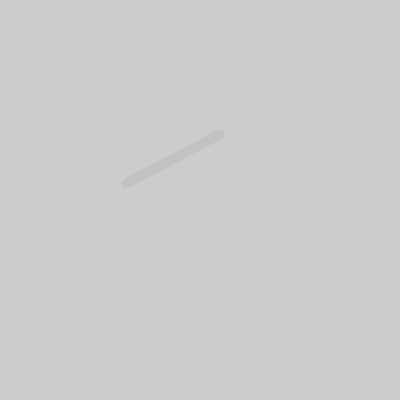
Frame 1 (no input)
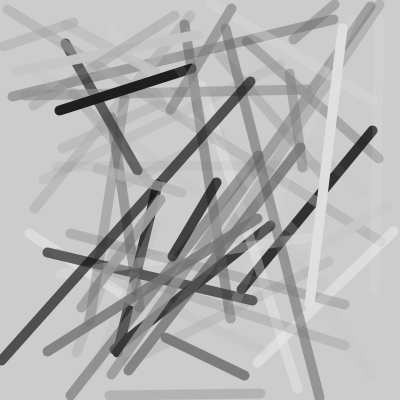
Frame 60 (the mouse pressed at the canvas centre just before this capture)
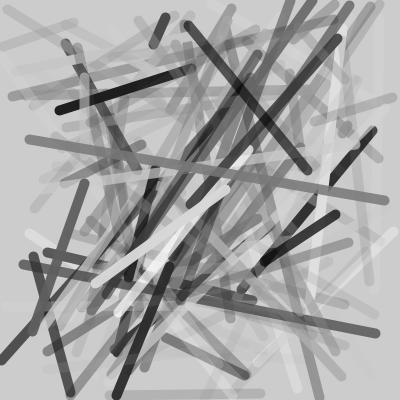
Frame 120 (the mouse held since frame 60 and released just before this capture)

The Processing sketch that drew these frames (run headless with seeded random() and noise(); from frame 60 on, the mouse is pressed at the canvas centre):

// Processing sketch: Sketch_7
// ── Sketch_7.pde
void setup() {
 size(400,400);
strokeWeight(10); 
}

void draw() {
 stroke(random(256),random(256));
point(random(400),random(400),random(256));
line(random(400),random(400),random(400),random(400));
}
